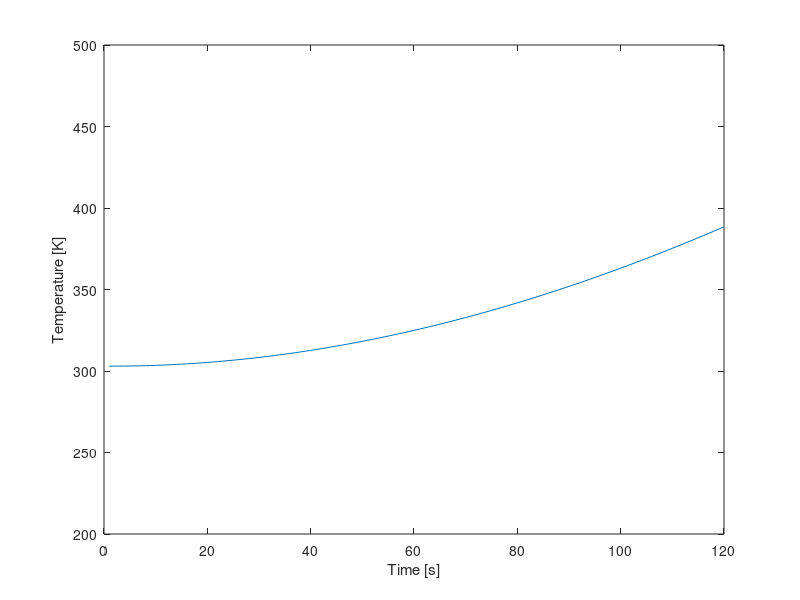

MATLAB code for this plot:
clear all, close all, clc
%% Setup
% This section contains the parameters of the setup (start of cycle)
i=1;                     %Value for plot
T_0 = 293;              %Starting temperature in [K], assumed for all fluids, gasses and materials
T_water = 293;              %Starting temperature water in [K]
T_al = 293;                 %Starting temperature aluminium in [K]
T_cu = 293;                 %Starting temperature copper in [K]
T_pvc = 293;                %Starting temperature PVC in [K]
T_pur = 293;                %Starting temperature polyurethane in [K]
T_air = 293;                %Starting temperature internal air in [K]
T_amb = 293;                %Starting temperature ambient (outside) air in [K]
t = 1;                      %Time at the start [s]
t_final=120;               %Time at end cycle [s]
%% First order variables
%This section contains the properties and constants of the materials, but also fixed variables of the setup
%Copper tubing
r_inner_cu = 0.004;     %Inner radius copper tube [m]
r_outer_cu = 0.006;     %Outer radius copper tube [m]
roughness_cu = 0.0015;  %Pipe roughness [m]
length_cu = 6.85;       %Length copper tube [m]
epsilon_cu = 0.05;      %Emissivity copper [-]
rho_cu = 8960;          %Density copper [kg/m^3]
c_cu = 386;             %Specific heat copper [J/kg K]
k_cu = 400;             %Thermal conductivity copper [W/(m K)]
%PVC tubing
hsv_pvc_d = 0.0022;     %Thickness of the HSV PCV [m]
r_outer_pvc = 0.055;    %Outer radius PVC tube [m]
r_inner_pvc = r_outer_pvc - hsv_pvc_d ;   %Inner radius PVC tube [m]
r_outer_double_pvc = r_outer_pvc + hsv_pvc_d; %Outer Radius of double-layered PVC tube (near endcaps) [m]
length_pvc = 0.130;     %Length/Height PVC tube [m] (this was shown to be slightly longer during first building phase with no real means to cut it down to 0.125m)
length_cap_pvc = 0.034; %Length/Height of a PVC Endcap [m]
epsilon_pvc = 0.9;      %Emissivity PVC [-]
rho_pvc = 1330;         %Density PVC [kg/m^3]
k_pvc = 0.19;           %Thermal conductivity PVC [W/(m K)]
d_air_endcap = 0.01;    %Distance between Kingspan Therma and the PVC endcap. Used to determine therma resistance
%Polyurethane tubing
r_inner_pur = 0.004;    %Inner radius polyurethane tube [m]
r_outer_pur = 0.006;    %Outer radius polyurathane tube [m]
d_pur = 0.002;          %Wall Thickness polyurthane tube [m]
length_pur = 6;         %Length polyurethane tube [m]
epsilon_pur = 0.9;      %Emissivity polyurethane [-]
k_pur = 0.13;           %Thermal conducitivity polyurethane [W/(m K)]
%Aluminium plate
A_al = 1.085;           %Area aluminium plate [m^2]
epsilon_paint = 0.95;   %Emissivity black acrylic paint [-] 
rho_al = 2700;          %Density aluminium [kg/m^3]
d_al = 0.002;           %thickness aluminium plate [m]
k_al = 237;             %Thermal conductivity aluminium [W/(m K)]
c_al = 900;             %Specific heat aluminium [J/kg K]
%Water
rho_water_20C = 998;    %Density water at 20C [kg/m^3]
c_water = 4148;         %Specific heat water [J/kg K]
%Air
rho_air = 1.29;         %Density air at 20C [kg/m^3]
c_air = 1006;           %Specific heat air [J/kg K]
k_air = 0.025;          %Thermal conductivity air [W/m K]
%General Setup Wood Properties
k_wood = 0.12;       %Thermal Conductivity of Pinewood [W/m k]                       
d_wood = 0.054;      %Wood border thcikness [m], simplification, in reality 2 mm air pocket within 
A_wood = 0.3107;     %Inner Surface Area wood layer [m], slight simplification
%Kingspan Insulation Properties
ks_k = 0.022;     % Thermal Conductivity Kingspan insulation layer[W/(m*k)]
ks_d = 0.04;      % thickness of Kingspan insulation layer [m]
ks_spacer_d = 0.01; % Thickness of a single Kingspan spacer layer [m]
%Other
sigma = 5.67*10^-8;     %Stefan Boltzmann constant [W/(m^2 K^4)]
flowrate = 3/60000;     %Flowrate pump [m^3/s]
E = 1000;               %Irradiance artificial sun [W/m^2]

%% Second order variables

%Copper tube
A_outer_cu = 2 * pi * r_outer_cu * length_cu;       %Outer surface area copper tube [m^2]
A_inner_cu = 2 * pi * r_inner_cu * length_cu;       %Inner surface area copper tube [m^2]
A_exposed_cu = A_outer_cu/2;

V_cu = pi * r_inner_cu^2 * length_cu;               %Inner volume copper tube [m^3]
M_cu = V_cu * rho_cu;

%Surface areas and volume PVC tube
A_outer_pvc = 2 * pi * r_outer_pvc * length_pvc;    %Outer area PVC tube [m^2]
A_inner_pvc = 2 * pi * r_inner_pvc * length_pvc;    %Inner area PVC tube [m^2]

V_pvc = pi * r_inner_pvc^2 * length_pvc;            %Inner volume PVC tube [m^3]

%Surface areas and volume Polyurethane Tubing
A_outer_pur = 2 * pi * r_outer_pur * length_pur;    %Outer area Polyurethane Tubing [m^2]
A_inner_pur = 2 * pi * r_inner_pur * length_pur;    %Inner area Polyurethane Tubing [m^2]

V_pur = pi * r_inner_pur^2 * length_pur;            %Inner volume Polyurethane Tubing [m^3]

%Aluminium plate
V_al = A_al*0.002;                                  %Volume aluminium plate [m^3]
M_al = rho_al*V_al;                                 %Mass aluminium plate [kg]

%The following values are lifted from the earlier matlab model and are used to calculate (average) surface area of the Kingspan Insulation.
hsv_al_width = 0.04017;                                                                % Width of Aluminum Tape reflector section, [m]
hsv_therma_width_in = (hsv_al_width + (2*(sind(18)*0.010)));                           %'width' of kingspan therma plate on the inside, [m]
hsv_therma_width_out = (hsv_al_width + (2*(sind(18)*0.010))) + 2*(tand(18)*ks_d);      %'width' of kingspan therma plate on the outside, [m]
hsv_therma_a_in = length_pvc * hsv_therma_width_in;                                    %Area of kingspan therma plate on inside, [m^2]
hsv_therma_a_out = length_pvc * (hsv_therma_width_out);                                %Area of kingspan therma plate on outside, [m^2]
hsv_therma_a_avg = (hsv_therma_a_out + hsv_therma_a_in)/2;                             %Surface area in middle of therma plate, [m^2]

%The Heat Storage Vessel is seperated into two parts: one for the parts with overlap of endcaps and one for the part without 
pvc_ec_inner_length = length_cap_pvc - hsv_pvc_d;                                                       %Inner length of PVC Endcap [m]
hsv_pvc_a_single = (length_cap_pvc - (pvc_ec_inner_length * 2)) * ((r_inner_pvc+r_outer_pvc)/2) * 2 * pi; %Average PVC Surface Area for Heat Storage Vessel section without overlap [m]
hsv_pvc_a_double = (pvc_ec_inner_length * 2) * ((pvc_ec_inner_length+r_outer_double_pvc)/2) * 2 * pi;         %Average PVC Surface Area for Heat Storage Vessel sections with overlap [m]
pvc_ec_a = (r_outer_pvc)^2 * pi;                                                                         %Surface area of a single endcap, [m^2]

% Air Insulation Values
% The following values, once again lifted from the earlier model, aim at extracting helpfull values for calculation of the resistive properties of air in between the HSV and its insulation.
% These values are simplified estimations.
hsv_air_avgdist1 = ((0.010+0.00795)/2)*((length_pvc - (pvc_ec_inner_length * 2))/length_pvc) + ((0.0078+0.00575)/2)*((pvc_ec_inner_length * 2)/length_pvc); %Average distance of the heat reflector to the outer wall of the PVC body [m], USES PRE CALCULATED VALUES.  Accounts for the double layer PVC near the endcap, [m]
hsv_air_avg_a1 = length_pvc * (hsv_al_width - (2*(sind(18)*0.005)));                                                                                                                %Surface area at the average point between pvc and reflector [m^2], (TODO implement avgdist 1)
hsv_air_avgdist2 = 0.00905;                                                                                                                                                             %Average distance between reflector and kingspan therma plate [m]
hsv_air_avg_a2 = length_pvc * (hsv_al_width + (2*(sind(18)*0.005)));                                                                                                                %Surface are at the average point between reflector and kingspan therma [m^2], (TODO implement avgdist 2)
    
%Aluminum Reflector Tape Properties
d_al_t = 0.0001;                            % Thickness of an aluminum reflector segment [m]
a_al_t = hsv_al_width * length_pvc;         % Area of a single heat reflector element. 10 are present in total [m^2]
    
% Convective heat transfer coefficients
h_air = 5.0;         %CVTH of still air [W/(m^2 K)], Range (4.0 to 5.9)
h_water = 100;      %CVTH of water [W/(m^2 K)], Range (100 to 15000), Unused
h_pvc = 5;        %CVTH PVC [W/(m^2 K)], Range (5 to 9)
h_al = 7;        %CVTH aluminium [W/(m^2 K)], Range (7 to 10)
h_kingspan = 10;   %CTVH of Kingspan-Therma insulation [W/(m^2 K)], Range (10 to 30) (Aluminum surface)
h_pur = 5;        %CVTH of Polyurethane [W/(m^2 K)], PLACEHOLDER 
h_cu = 7;            %CVTH copper [W/(m^2 K)], Range (7 to 10) PLACEHOLDER
%Radiative heat transfer coefficients
h_r_pvc = 0.1;       %RDTH of pvc [W/(m^2 K)], PLACEHOLDER
h_r_al = 0.08;       %RDTH of aluminium-foil [W/(m^2 K)], PLACEHOLDER 
h_r_Kingspan = 0.08;  %RDTH of Kingspan-Therma insulation [W/(m^2 K)], PLACEHOLDER
h_r_pur = 0.5;       %RDTH of Polyurethane [W/(m^2 K)], PLACEHOLDER
%Overall Heat Transfer Coefficients, (may change due to change in CVTH)
U_cu = 1700;         %OHTC water in copper [W/(m^2 K)] TODO check this, has large influence on final temp
U_pur = 120.76;      %OHTC water in polyurethane [W/(m^2 K)]
U_pvc = 4.21;       %OHTC water in PVC [W/(m^2 K)]
%Other
V_system = V_cu+V_pvc+V_pur;                  %Volume of system  

%Simplified without radiation
R_a = 1/((1/(h_pvc*(hsv_pvc_a_single+hsv_pvc_a_double))) + (log(r_outer_pvc/r_inner_pvc)/(2*pi*length_pvc*k_pvc))); %Convection from PVC into first air pocket, And conduction through PVC.
R_b = hsv_air_avgdist1 / (k_air * (10*hsv_air_avg_a1)); %Conduction through first air pocket
R_c = 1/((1/(h_al*(10*a_al_t))) + (d_al_t/k_al*(10*a_al_t))); %Convection from reflector to second air pocket, And conduction through reflector.
R_d = hsv_air_avgdist2 / (k_air * (10*hsv_air_avg_a2)); %Conduction through second air pocket
R_e = 1/((1/(h_kingspan*(10*hsv_therma_a_avg))) + (ks_d/(ks_k*(10*hsv_therma_a_avg)))); %Convection from Kingspan Therma to ambient, And conduction through Kingspan Therma.    
R_hsv_radial = R_a + R_b + R_c + R_d + R_e;
%Endcap (Assumed single endcap here. Second one will be accounted for in R_hsv_endcaps)
R_z = 1/((1/(k_pvc*pvc_ec_a)) + (hsv_pvc_d/(k_pvc*pvc_ec_a)));          %Convection from PVC into air gap, and conduction through pvc.
R_y = d_air_endcap/(k_air * pvc_ec_a);                                  %Conduction through air gap
R_x = 1/((1/(h_kingspan*pvc_ec_a)) + (ks_d/(ks_k*pvc_ec_a)));           %Convection from Kingspan Therma into outside atmosphere, and conduction through Kingspan Therma
R_hsv_endcaps = 1/(1/(R_z + R_y + R_x) + 1/(R_z + R_y + R_x));              %Total Equivalent Thermal resistance of both endcaps
R_hsv = 1/((1/R_hsv_radial) + (1/R_hsv_endcaps));

%misc thermal resistance 
R_al = d_al/(k_al * A_al);                    %Thermal resistance aluminium plate 
R_sol_air = 0.1;                                %Conductive thermal resistance air, PLACEHOLDER 
R_sol_wood = d_wood/(k_wood * A_wood) ;       %Conductive thermal resistance wood setup    
R_pur = 1/((1/(h_pur*(A_outer_pur))) + (log(r_outer_pur/r_inner_pur)/(2*pi*length_pur*k_pur))); %Thermal resistance of Polyurethane tube. Not accounting for rad
R_con = 1/((1/(h_cu*(0.2*(r_outer_cu*pi*2)))) + (log(r_outer_cu/r_inner_cu)/(2*pi*0.2*k_cu)))

%Empty Arrays
T_air = repmat(0, 1,t_final);
T_cu = repmat(0, 1,t_final);
T_al = repmat(0, 1,t_final);
T_water = repmat(0, 1,t_final);
T_pur = repmat(0, 1,t_final);
T_0 = repmat(0, 1,t_final);

T_0(1) = 293;                  %Starting temperature in [K], assumed for all fluids, gasses and materials
T_water(1) = 303;              %Starting temperature water in [K]
T_al(1) = 293;                 %Starting temperature aluminium in [K]
T_cu(1) = 293;                 %Starting temperature copper in [K]
T_pur(1) = 293;                %Starting temperature polyurethane in [K]
T_air(1) = 293;                %Starting temperature internal air in [K]


%% Plotting info
for i = 1:t_final
    %Water Mass
    %rho_water = (999.83953 + 16.945176 * (1.00024*T_water(i)) - 7.9870401*10^-3 * (1.00024*T_water(i))^3 - 46.17046*10^-6* (1.00024*T_water(i))^3 +105.56302*10^-9 * (1.00024*T_water(i))^4 - 280.54253*10^-12 * (1.00024*T_water(i))^5)/(1+16.897850*10^-3 * (1.00024*T_water(i)));   %Density water
    M_water = V_system*rho_water_20C;       %Volume of water inside system. Can produce weird values if the rest doesnt work, likely not cause of issues.
    %%%%%%%%%%%%%%%%%%%%%%%%%%%%%%%%%%%%%%%%%%%%%%%%%%%    
    %Addition of Heat, And loss of heat in collector solids and air - Needs improvement
    Q_rad_al = E*A_al*epsilon_paint;                                %Heat addition radiation on aluminium plate [W]   
    Q_rad_cu = E*length_cu*(r_outer_cu* pi)*epsilon_paint;          %Heat addition radiation on copper tube [W] (only half of tube exposed directly to light)
    
    Qdot_gain(i) = 100*i;   %Fill sum of energy gains here
    T_water(i) = T_water(i) + (Qdot_gain(i)/(M_water*c_water));             %New Temperature of water due to heat gain in a single second, right side is Temp change in said second

    
    %Q_rad_cu = E*length_cu*(r_outer_cu*2 * pi)*epsilon_paint;            %Heat addition radiation on copper tube [W]
    %Q_rad_al = E*A_al*epsilon_paint;                                %Heat addition radiation on aluminium plate [W]
    %Q_loss_conv_al(i) = h_air*A_al*(T_al(i)-T_air(i));                      %Heat loss convection aluminium plate [W]
    %Q_loss_cond_al_cu = k_cu* A_exposed_cu*(T_al(i)-T_cu(i))/(r_outer_cu*2-r_inner_cu*2);  %dit klopt niet hlml maar weten A tussen plaat en buis niet %Heat loss conduction aluminium plate [W]
    %Q_losscond(i)= Q_loss_cond_al_cu;
    
    %Q_loss_cond_al(i) = (T_al(i)-T_air(i))/R_al ;                                       %Heat loss convection aluminium plate (other direction)
    %Q_loss_rad_cu(i) = sigma * epsilon_paint * A_outer_cu* (T_cu(i)^4 - T_air(i)^4);    %Heat loss radiation copper tube [W]
    %Q_loss_rad_al(i) = sigma * epsilon_paint * A_al * (T_al(i)^4- T_air(i)^4);          %Heat loss radiation aluminium plate [W]
    
    
    %%%%%%%%%%%%%%%%%%%%%%%%%%%%%%%%%%%%%%%%%%%%%%%%%%%
    %Liquid - loss - This works completely
    Qdot_loss_hsv(i) = (T_water(i)-T_amb)/R_hsv ;                           %Heat loss hsv
    Qdot_loss_pur(i) = (T_water(i)-T_amb)/R_pur;                            %Heat loss polyurethane tubing 
    Qdot_loss_con(i) = (T_water(i)-T_amb)/R_con;                            %Heat loss of the two 10cm long press-fit coupling tube sections sticking out of HSV
    Qdot_loss(i) = Qdot_loss_hsv(i) + Qdot_loss_pur(i)+Qdot_loss_con(i);    %Sum all of the heat losses per second instance here
    T_water(i) = T_water(i)-(Qdot_loss(i)/(M_water*c_water));               %New Temperature of water due to heat loss in a single second, right side is Temp change in said second

    %%%%%%%%%%%%%%%%%%%%%%%%%%%%%%%%%%%%%%%%%%%%%%%%%%%
    
    
    %Bringing the values that were determined in this time step to the next one
    T_water(i+1) = T_water(i); %brings current water temp over to the next time increment
    T_al(i+1) = T_al(i);
    T_cu(i+1) = T_cu(i);
    %%%%%%%%%%%%%%%%%%%%%%%%%%%%%%%%%%%%%%%%%%%%%%%%%%%
    %Plotting steps code
    y(i) = T_water(i); %Inserts current temp into its respective place in y for plotting
    t = t + 1;          % 1 stands for 1 step for time
    x(i) = i;           % time is on x axis
    i = i + 1;          % 1 step added for plot
end
%% Actual plot
plot(x,y);

xlim([0, t_final]);
ylim([200, 500]);
xlabel('Time [s]');
ylabel('Temperature [K]');
